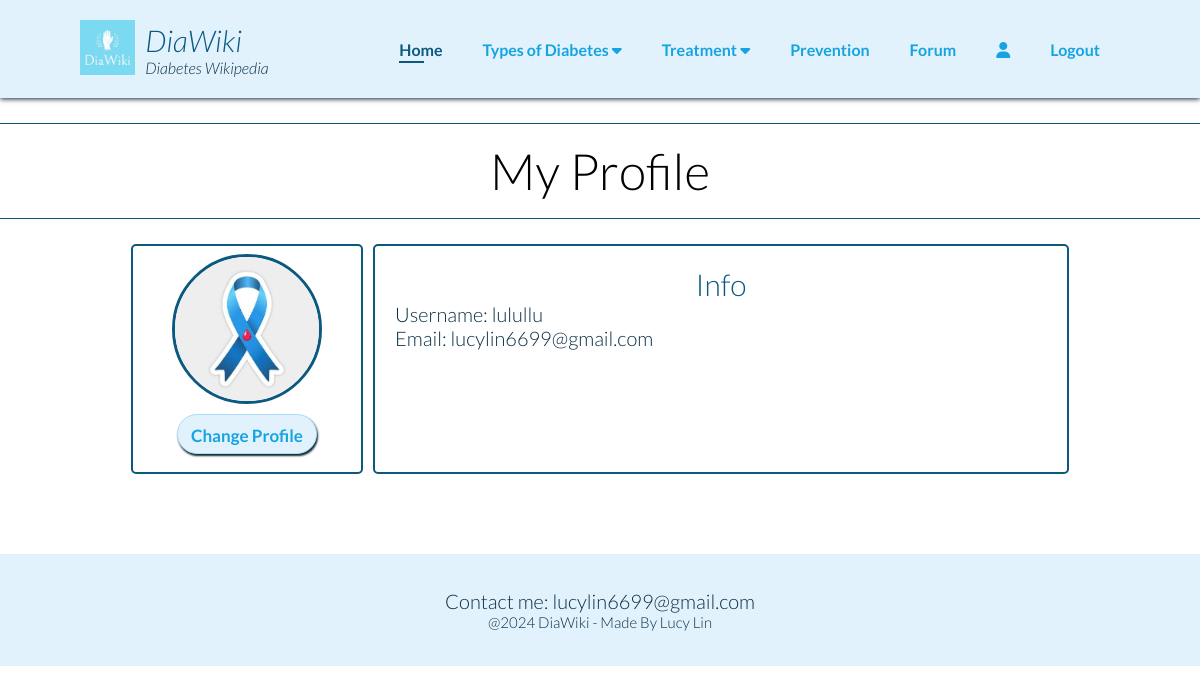
Page /profile (signed in) on the committed database.
### app.py (models this page shows)
class Person(db.Model):
    __tablename__ = 'Person'
    username = db.Column(db.String(20), primary_key=True)
    email = db.Column(db.String(120), unique=True, nullable=False)
    password = db.Column(db.String(20), nullable = False)
    pfp = db.Column(db.LargeBinary)
    topic = db.relationship('Topic', backref='person', lazy=True, uselist=False)
    comment = db.relationship('Comment', backref='person', lazy=True, uselist=False)

### app.py (the view)
@app.route('/profile')
def profile():
    if "user" in session:
        username = session['user']
        user = Person.query.filter_by(username=username).first()
        return render_template('profile.html', user=user)
    else:
        return render_template('warning.html')

### templates/profile.html (shortened to what this page needs)
{% extends "base.html" %}
{% block additional_css %}
    <link rel="stylesheet" href="{{ url_for('static', filename='css/profile.css') }}">
{% endblock %}
{% block content %}
<section class="pf-top-box">
    <h1>My Profile</h1>
</section>
<section class="pf-bot-box">
    <div class="pfp pf-box">
        <img id="profile-pic" src="/get_pfp/{{ user.username }}">
        <button class="signup-btn" id="upload-btn">Change Profile</button>
    </div>
    <div class="info pf-box">
        <h3>Info</h3>
        <div>
            <h4>Username: {{ user.username }}</h4>
            <h4>Email: {{ user.email }}</h4>
        </div>
    </div>
</section>
{% endblock %}

### static/css/base.css (style rules this page uses)
* { margin: 0; padding: 0; box-sizing: border-box; font-family: 'Lato', sans-serif; font-weight: 300; }
h1 { font-size: 50px; line-height: 64px; color: black; }
h3 { font-size: 30px; color: #0C5980; }
h4 { font-size: 20px; color: #0B2F46; }
body { width: 100%; }
.signup-btn { padding: 10px; margin: 25px; background-color: #E1F2FD; width: 170px; height: 50px; border-radius: 25px; border: 1px solid #ABDEF9; box-shadow: 1px 2px 2px rgb(17, 36, 48); font-size: 17px; font-weight: 600; color: #16A4E1; }

### static/css/profile.css (style rules this page uses)
.pf-top-box { display: flex; flex-direction: column; justify-content: center; align-items: center; margin-top: 25px; }
.pf-top-box h1 { border-top: 1px solid #0C5980; border-bottom: 1px solid #0C5980; padding: 15px; width: 100%; text-align: center; background-image: url(/static/img/title-pic.jpg); background-size: cover; background-repeat: no-repeat; background-position: center; }
.pf-bot-box { display: flex; justify-content: center; align-items: center; margin: 20px; }
.pf-box { border: 2px solid #0C5980; border-radius: 5px; display: flex; flex-direction: column; height: 230px; }
.pfp { width: 20%; align-items: center; justify-content: center; margin: 5px; }
#profile-pic { border: 3px solid #0C5980; border-radius: 100px; width: 150px; height: 150px; }
#upload-btn { margin: 10px; width: 140px; height: 40px; }
.info { width: 60%; padding: 20px; margin: 5px; }
.info h3 { text-align: center; }

### rows in the picture
Person: username (picture), username "lulullu", email "lucylin6699@gmail.com"
